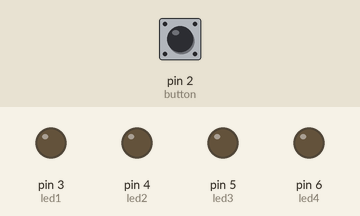
This sketch was run on a simulated Arduino Uno, built with avr-gcc and run on an emulated ATmega328P. Parts: output pins drawn as LEDs (lit = HIGH). Dashed ring = blinking. Inputs (shaded band) come from the test bench; at power-on: pin 2 (button) HIGH.

Above: at 1.2 s.
1.3 s: pin 2 (button) pulled LOW for 0.15 s
At 1.7 s:
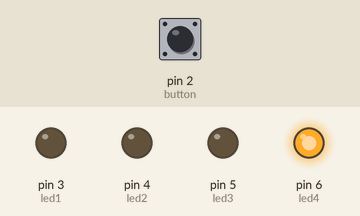
At 4.7 s:
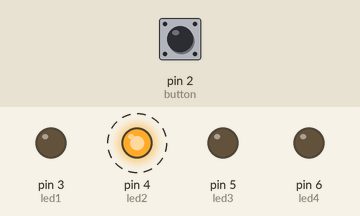
Timing chart, 0 to 10.3 s (numbered marks = the images above; inputs shaded):
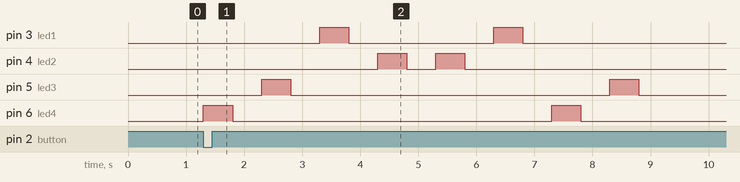

The sketch:

campainha.ino
```cpp
#define button 2
#define led1 3
#define led2 4
#define led3 5
#define led4 6

// the setup routine runs once when you press reset:
void setup() {
  // initialize the digital pin as an output.
  pinMode(led1, OUTPUT);
  pinMode(led2, OUTPUT);
  pinMode(led3, OUTPUT);
  pinMode(led4, OUTPUT);
  pinMode(button, INPUT_PULLUP);

  digitalWrite(led1, LOW);
  digitalWrite(led2, LOW);
  digitalWrite(led3, LOW);
  digitalWrite(led4, LOW);
}

// the loop routine runs over and over again forever:
void loop() {

  digitalWrite(led1, LOW);
  digitalWrite(led2, LOW);
  digitalWrite(led3, LOW);
  digitalWrite(led4, LOW);

  if (digitalRead(button) == LOW) {

    digitalWrite(led4, HIGH);
    delay(500);
    digitalWrite(led4, LOW);
    delay(500);
    digitalWrite(led3, HIGH);
    delay(500);
    digitalWrite(led3, LOW);
    delay(500);
    digitalWrite(led1, HIGH);
    delay(500);
    digitalWrite(led1, LOW);
    delay(500);
    digitalWrite(led2, HIGH);
    delay(500);
    digitalWrite(led2, LOW);
    delay(500);
    digitalWrite(led2, HIGH);
    delay(500);
    digitalWrite(led2, LOW);
    delay(500);
    digitalWrite(led1, HIGH);
    delay(500);
    digitalWrite(led1, LOW);
    delay(500);
    digitalWrite(led4, HIGH);
    delay(500);
    digitalWrite(led4, LOW);
    delay(500);
    digitalWrite(led3, HIGH);
    delay(500);
    digitalWrite(led3, LOW);
    delay(500);
  }
}
```

Measured:
- after the input at 1.3 s, pin 3 (led1): alternates HIGH for 0.50 s and LOW for 2.5 s, starting after 2.0 s; pin 4 (led2): alternates HIGH for 0.50 s and LOW for 0.50 s, 4 changes in all, then stays LOW, starting after 3.0 s
